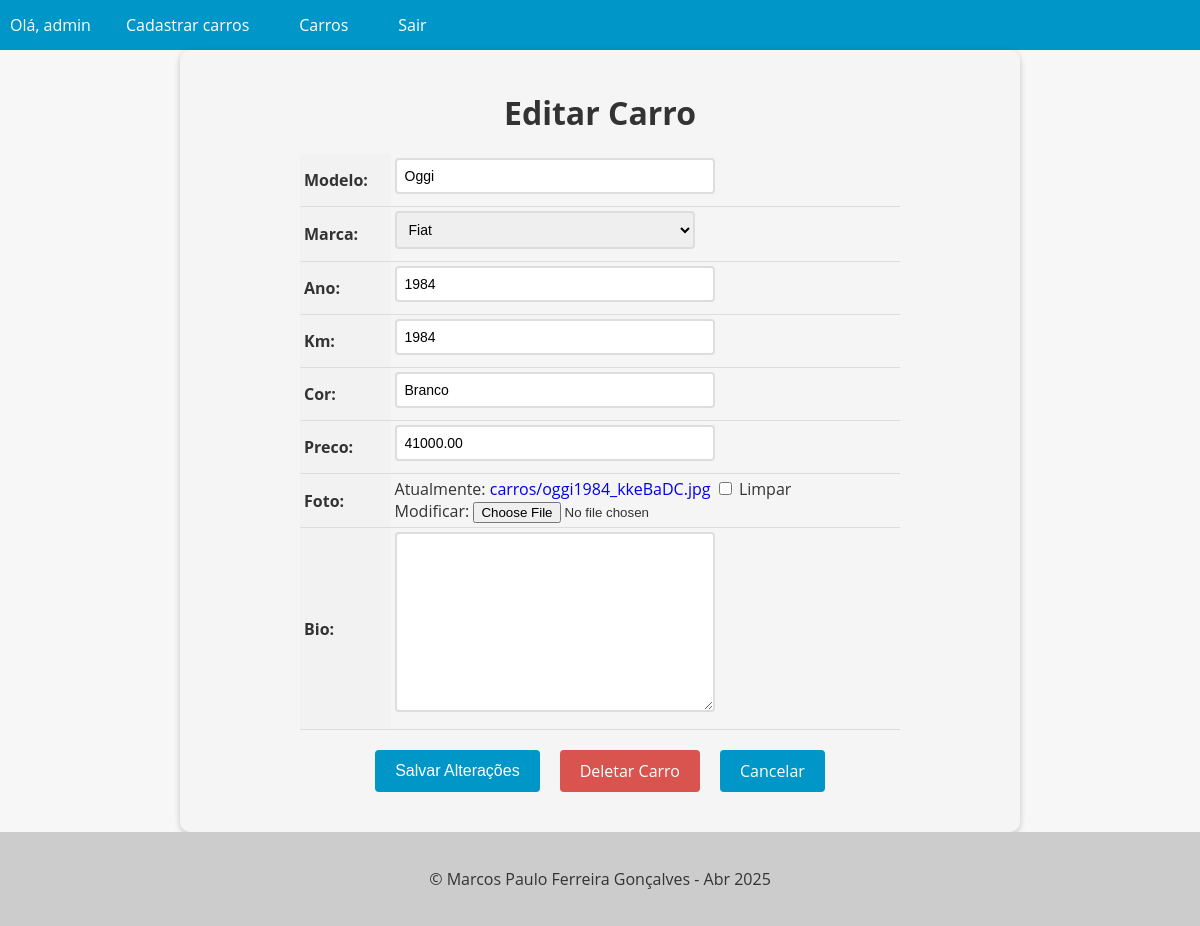
The page /cars/20/update/ (signed in) on the database its author committed.
### cars/models.py (models this page shows, shortened)
class Carro(models.Model):
    id = models.AutoField(primary_key=True)
    modelo = models.CharField(max_length=50)
    marca = models.ForeignKey(Marca, on_delete=models.PROTECT, related_name='carro_marca')
    ano = models.IntegerField(blank=True, null=True)
    km = models.IntegerField(blank=True, null=True)
    cor = models.CharField(blank=True, null=True, max_length=20)
    preco = models.DecimalField(blank=True, null=True, max_digits=10, decimal_places=2)
    foto = models.ImageField(upload_to='carros/', blank=True, null=True)
    bio = models.TextField(blank=True, null=True)

class Marca(models.Model):
    id = models.AutoField(primary_key=True)
    nome = models.CharField(max_length=50)
    def __str__(self):
        return self.nome

### cars/views.py (the view, shortened to what this page needs)
# urls.py: path("cars/<int:pk>/update/", CarUpdateView.as_view(), name="car_update"),
@method_decorator(login_required(login_url='login'), name='dispatch')
class CarUpdateView(UpdateView):
    model = Carro
    template_name = 'car_update.html'
    form_class = CarModelForm

### cars/forms.py (shortened to what this page needs)
class CarModelForm(forms.ModelForm):
    class Meta:
        model = Carro
        fields = '__all__'

### cars/templates/car_update.html (shortened to what this page needs)
{% extends "base.html" %}
{% block content %}
  <form method="post" enctype="multipart/form-data">
    <h1>Editar Carro</h1>
    <table>
      {{ form.as_table }}
    </table>
    <div>
      <div class="buttons-container">
        <input type="submit" value="Salvar Alterações" class="btn btn-primary">
        <a href="{% url 'car_delete' pk=object.pk %}" class="btn btn-danger">Deletar Carro</a>
        <a href="{% url 'lista_carro' %}" class="btn btn-secondary">Cancelar</a>
      </div>
    </div>
  </form>
{% endblock %}

### app/templates/base.html (shortened to what this page needs)
<!DOCTYPE html>
<html lang="en">
<head>
</head>
<body>
  <header>
    <nav>
      <ul>
        {% if user.is_authenticated %}
          <li>Olá, {{ user.username }}</li>
          <li><a href="{% url 'form_new_car' %}">Cadastrar carros</a></li>
        {% endif %}
        <li><a href="{% url 'lista_carro' %}">Carros</a></li>
        {% if user.is_authenticated %}
        <li><a href="{% url 'logout' %}">Sair</a></li>
      {% endif %}
      </ul>
    </nav>
  </header>
  <main>
    {% block content %}
    {% endblock %}
  </main>
  <footer>
    <p>&copy; Marcos Paulo Ferreira Gonçalves - Abr 2025</p>
  </footer>
</body>
</html>

### app/templates/base.html (style rules this page uses)
body { font-family: 'Open Sans', sans-serif; background-color: #f7f7f7; color: #333; margin: 0; padding: 0; }
header { background-color: #0096c7; color: #fff; text-align: center; }
footer { background-color: #ccc; color: #333; padding: 20px; text-align: center; }
nav { background-color: #0096c7; color: #fff; height: 50px; display: flex; justify-content: space-between; align-items: center; }
nav ul { list-style: none; margin: 0; padding: 0; display: flex; }
nav ul li { margin: 0 10px; }
nav ul li a { color: #fff; text-decoration: none; font-size: 16px; padding: 15px; transition: all 0.3s ease; }

### cars/templates/car_update.html (style rules this page uses)
form { max-width: 800px; margin: 0 auto; padding: 20px; background-color: #f5f5f5; border-radius: 10px; box-shadow: 0 2px 6px rgba(0, 0, 0, 0.2); }
form h1 { font-size: 2rem; margin-bottom: 20px; text-align: center; }
table { margin: 0 auto; border-collapse: collapse; width: 100%; max-width: 600px; }
th, td { padding: 4px; text-align: left; border-bottom: 1px solid #ddd; }
th { background-color: #f2f2f2; }
input[type="text"], input[type="number"], select, textarea { padding: 8px; font-size: 14px; border: 2px solid #ddd; border-radius: 4px; width: 100%; max-width: 300px; margin-bottom: 8px; transition: border-bottom-color 0.3s ease-in-out; }
.btn { background-color: #0096c7; color: #fff; border: none; padding: 10px 20px; font-size: 16px; border-radius: 4px; cursor: pointer; transition: background-color 0.3s ease-in-out; }
.buttons-container { display: flex; justify-content: center; margin-top: 20px; margin-bottom: 20px; }
.btn { display: inline-block; background-color: #0096c7; color: #fff; border: none; padding: 10px 20px; font-size: 16px; border-radius: 4px; cursor: pointer; transition: background-color 0.3s ease-in-out; margin: 0 10px; }
.btn-danger { background-color: #d9534f; text-decoration: none !important; }
a { text-decoration: none !important; }

### rows shown on the page
Carro: modelo "Oggi", marca "Fiat", ano "1984", km "1984", cor "Branco", preco "41000.00"

### other values the page prints
{{ user.username }} "admin"
